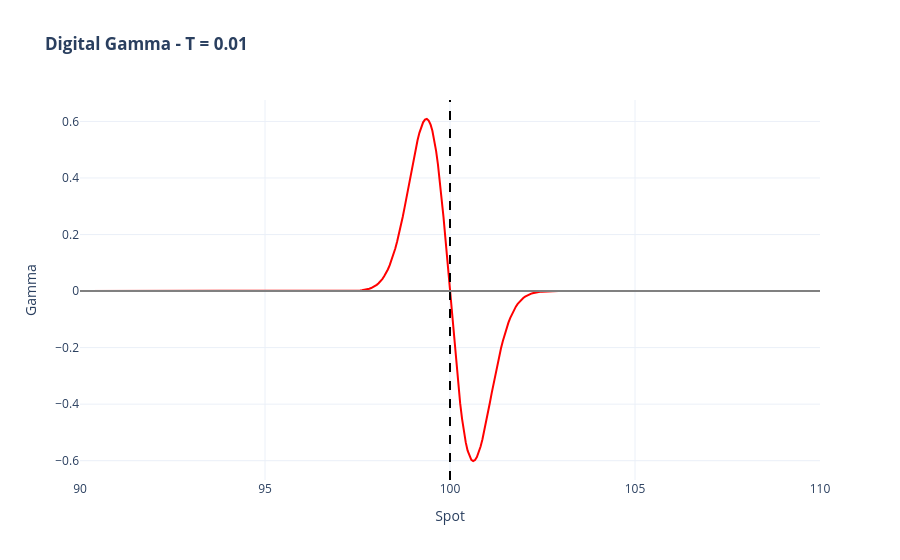

The notebook cell saved with this chart:
### Code cell
T_short = 0.001

fig_gamma = go.Figure()

gamma = greeks.digital_gamma(K, T_short)

fig_gamma.add_trace(go.Scatter(x=S_grid, y=gamma, name='Gamma', line=dict(color='red')))
fig_gamma.add_vline(x=K, line_dash="dash", line_color="black")
fig_gamma.add_hline(y=0, line_color="grey")

fig_gamma.update_layout(
    title="<b>Digital Gamma - T = 0.01 </b><br>",
    xaxis_title="Spot", yaxis_title="Gamma",
    template="plotly_white"
)
fig_gamma.show()

### Figure 1 — Plotly figure (JSON) as saved in the notebook; plotly's stock layout.template omitted (floating-point values rounded to 4 significant figures; data arrays with more than 128 entries replaced by an {"elided": "..."} marker saying what was removed)
{"data": [{"line": {"color": "red"}, "name": "Gamma", "type": "scatter", "x": {"elided": "400 float values"}, "y": {"elided": "400 float values"}}], "layout": {"shapes": [{"line": {"color": "black", "dash": "dash"}, "type": "line", "x0": 100, "x1": 100, "xref": "x", "y0": 0, "y1": 1, "yref": "y domain"}, {"line": {"color": "grey"}, "type": "line", "x0": 0, "x1": 1, "xref": "x domain", "y0": 0, "y1": 0, "yref": "y"}], "title": {"text": "<b>Digital Gamma - T = 0.01 </b><br>"}, "xaxis": {"title": {"text": "Spot"}}, "yaxis": {"title": {"text": "Gamma"}}}}
